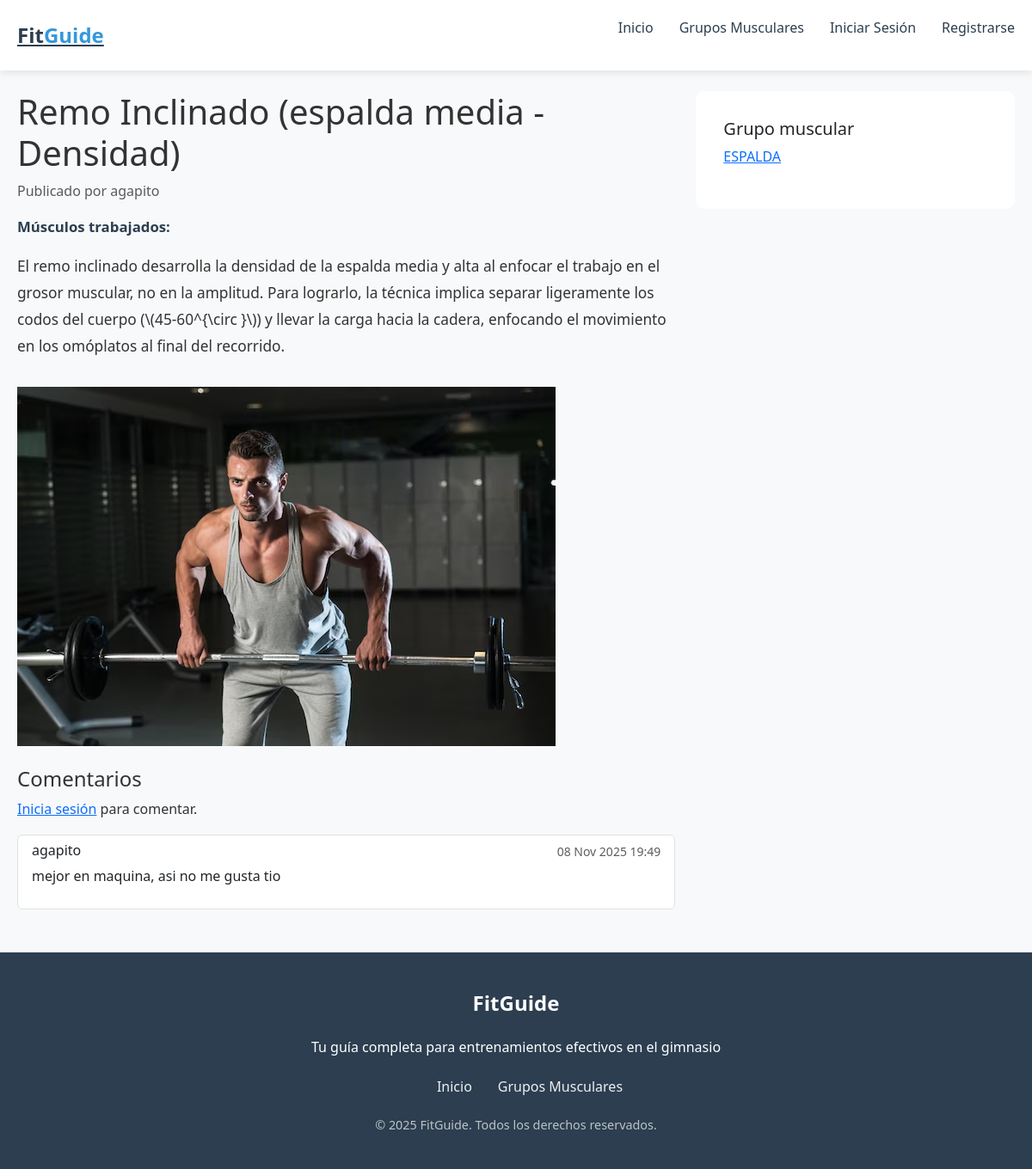
Page /ejercicio/23/ on the committed database.
### workout_app/models.py (models this page shows, shortened)
class Ejercicio(models.Model):
    author = models.ForeignKey(settings.AUTH_USER_MODEL, on_delete=models.CASCADE, related_name='ejercicios', null=True, blank=True)
    nombre = models.CharField(max_length=200)
    descripcion = models.TextField(blank=True)
    grupo_muscular = models.ForeignKey(GrupoMuscular, on_delete=models.CASCADE, related_name='ejercicios')
    musculos_trabajados = models.CharField(max_length=200)
    imagen = models.ImageField(upload_to='ejercicios/', blank=True, null=True)
    imagen_url = models.URLField(blank=True, null=True)
    orden = models.IntegerField(default=0)
    class Meta:
        ordering = ['grupo_muscular', 'orden']

class GrupoMuscular(models.Model):
    nombre = models.CharField(max_length=100)
    descripcion = models.TextField()
    imagen = models.ImageField(upload_to='grupos_musculares/', blank=True, null=True)
    imagen_url = models.URLField(blank=True, null=True)
    orden = models.IntegerField(default=0)
    class Meta:
        verbose_name_plural = "Grupos Musculares"
        ordering = ['orden']
    def get_absolute_url(self):
        return reverse('grupo_muscular_detalle', kwargs={'pk': self.pk})

class Comment(models.Model):
    author = models.ForeignKey(settings.AUTH_USER_MODEL, on_delete=models.CASCADE, related_name='comments')
    ejercicio = models.ForeignKey(Ejercicio, on_delete=models.CASCADE, related_name='comentarios')
    content = models.TextField()
    created_at = models.DateTimeField(auto_now_add=True)
    updated_at = models.DateTimeField(auto_now=True)
    class Meta:
        ordering = ['-created_at']

### workout_app/views.py (the view)
# urls.py: path('ejercicio/<int:pk>/', views.EjercicioDetailView.as_view(), name='ejercicio_detalle'),
class EjercicioDetailView(DetailView):
    model = Ejercicio
    template_name = 'ejercicio_detail.html'
    context_object_name = 'ejercicio'

### templates/ejercicio_detail.html (shortened to what this page needs)
{% extends 'base.html' %}
{% block content %}
<section class="container mt-4">
    <div class="row">
        <div class="col-md-8">
            <h1>{{ ejercicio.nombre }}</h1>
            <p class="text-muted">Publicado por {% if ejercicio.author %}{{ ejercicio.author.username }}{% else %}Anónimo{% endif %}</p>
            <p class="ejercicio-muscles"><strong>Músculos trabajados:</strong> {{ ejercicio.musculos_trabajados }}</p>
            <div class="ejercicio-body mt-3">{{ ejercicio.descripcion|linebreaks }}</div>
            {% if ejercicio.imagen %}
                <img src="{{ ejercicio.imagen.url }}" alt="{{ ejercicio.nombre }}" class="img-fluid mt-3">
            {% elif ejercicio.imagen_url %}
                <img src="{{ ejercicio.imagen_url }}" alt="{{ ejercicio.nombre }}" class="img-fluid mt-3">
            {% endif %}
        </div>
        <div class="col-md-4">
            <div class="card">
                <div class="card-body">
                    <h5 class="card-title">Grupo muscular</h5>
                    <p><a href="{{ ejercicio.grupo_muscular.get_absolute_url }}">{{ ejercicio.grupo_muscular.nombre }}</a></p>
                </div>
            </div>
        </div>
    </div>
</section>
<section class="container mt-4">
    <div class="row">
        <div class="col-md-8">
            <h4>Comentarios</h4>
            {% if user.is_authenticated %}
            <form action="{% url 'comentario_nuevo' ejercicio.pk %}" method="post" class="mb-4">
                {% csrf_token %}
                <div class="mb-2">
                    <textarea name="content" rows="3" class="form-control" placeholder="Escribe un comentario..."></textarea>
                </div>
                <button class="btn btn-primary btn-sm">Comentar</button>
            </form>
            {% else %}
            <p><a href="{% url 'login' %}?next={{ request.path }}">Inicia sesión</a> para comentar.</p>
            {% endif %}
            <div class="list-group">
                {% for comentario in ejercicio.comentarios.all %}
                <div class="list-group-item">
                    <div class="d-flex w-100 justify-content-between">
                        <h6 class="mb-1">{{ comentario.author.username }}</h6>
                        <small class="text-muted">{{ comentario.created_at|date:"d M Y H:i" }}</small>
                    </div>
                    <p class="mb-1">{{ comentario.content|linebreaks }}</p>
                </div>
                {% empty %}
                <p>No hay comentarios todavía.</p>
                {% endfor %}
            </div>
        </div>
    </div>
</section>
{% endblock %}

### static/css/styles.css (style rules this page uses)
* { margin: 0; padding: 0; box-sizing: border-box; font-family: 'Segoe UI', Tahoma, Geneva, Verdana, sans-serif; }
body { background-color: #f8f9fa; color: #333; line-height: 1.6; }
.container { max-width: 1200px; margin: 0 auto; padding: 0 20px; }
.ejercicio-muscles { color: #2c3e50; font-size: 1.05rem; font-weight: 600; margin-bottom: 0.5rem; }
.ejercicio-body { font-size: 1.08rem; line-height: 1.8; color: #333; }

### static/css/forms.css (style rules this page uses)
.card { border: none; border-radius: 10px; overflow: hidden; }
.card-body { padding: 2rem; }

### rows in the picture
Ejercicio: nombre "Remo Inclinado (espalda media - Densidad)", author.username "agapito", descripcion "El remo inclinado desarrolla la densidad de la espalda media y alta al enfocar el trabajo en el grosor muscular, no en la amplitud. Para lograrlo, la técnica implica separar ligeramente los codos del cuerpo (\\(45-60^{\\circ }\\)) y llevar la carga hacia la cadera, enfocando el movimiento en los omóplatos al final del recorrido.", imagen (picture), grupo_muscular.nombre "ESPALDA"
Comment: author.username "agapito", created_at "08 Nov 2025 19:49", content "mejor en maquina, asi no me gusta tio"
